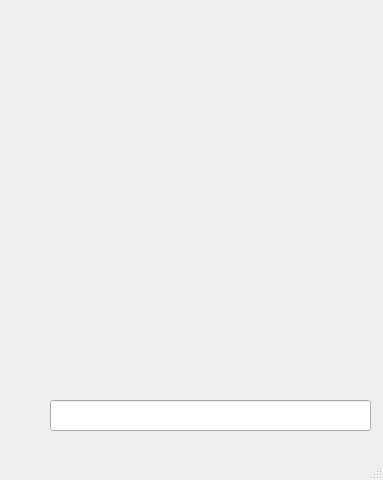
<?xml version="1.0" encoding="UTF-8"?>
<ui version="4.0">
 <class>MainWindow</class>
 <widget class="QMainWindow" name="MainWindow">
  <property name="geometry">
   <rect>
    <x>0</x>
    <y>0</y>
    <width>383</width>
    <height>480</height>
   </rect>
  </property>
  <property name="windowTitle">
   <string>MainWindow</string>
  </property>
  <widget class="QWidget" name="centralwidget">
   <widget class="QLineEdit" name="lineEdit">
    <property name="geometry">
     <rect>
      <x>50</x>
      <y>400</y>
      <width>321</width>
      <height>31</height>
     </rect>
    </property>
   </widget>
  </widget>
  <widget class="QMenuBar" name="menubar">
   <property name="geometry">
    <rect>
     <x>0</x>
     <y>0</y>
     <width>383</width>
     <height>22</height>
    </rect>
   </property>
  </widget>
  <widget class="QStatusBar" name="statusbar"/>
 </widget>
 <resources/>
 <connections/>
</ui>
